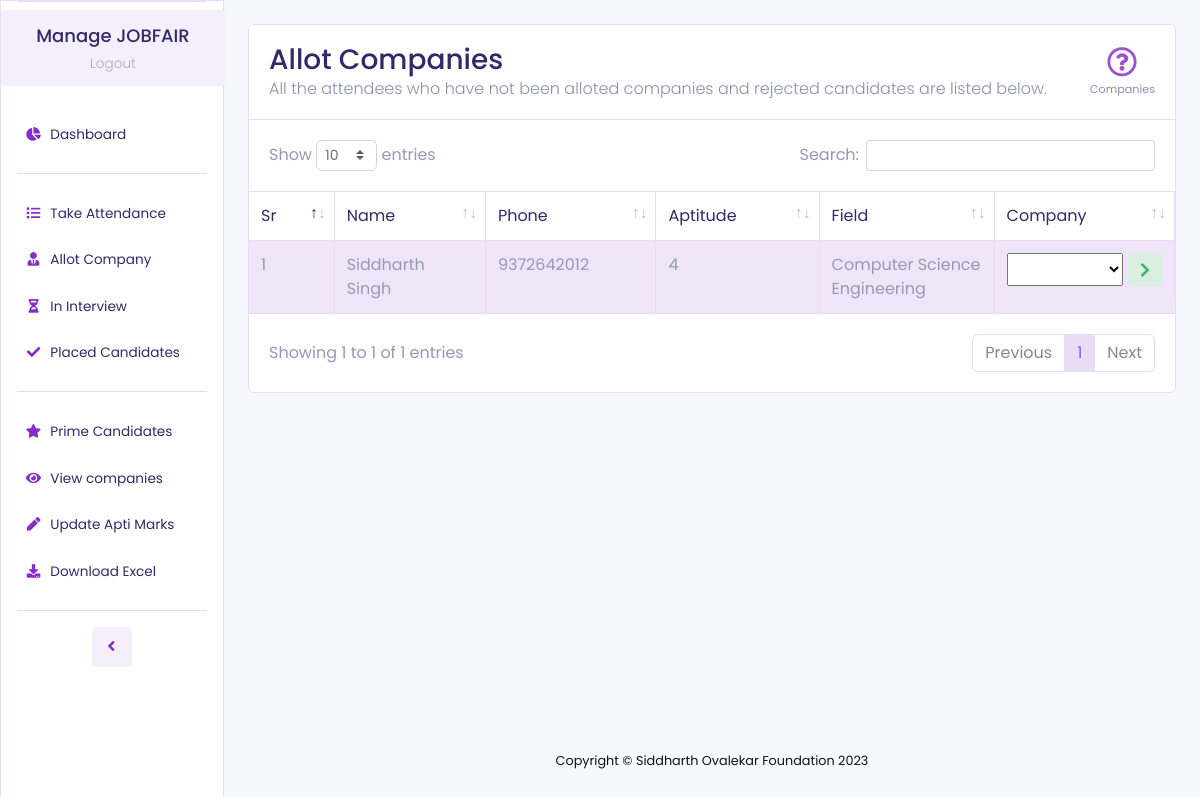
The page /admin/attendees.php (signed in) on the database its author committed.
### tables this page shows
CREATE TABLE `students` (
  `id` int(11) NOT NULL,
  `first_name` varchar(50) NOT NULL,
  `last_name` varchar(50) NOT NULL,
  `phone` varchar(50) NOT NULL,
  `email` varchar(500) NOT NULL,
  `college` varchar(250) NOT NULL,
  `category` varchar(100) NOT NULL,
  `field` varchar(300) NOT NULL,
  `tenth_marks` float NOT NULL,
  `twelfth_marks` float NOT NULL DEFAULT 0,
  `degree_marks` float NOT NULL DEFAULT 0,
  `year_of_passing` int(11) NOT NULL,
  `path` varchar(1000) NOT NULL,
  `dob` date NOT NULL,
  `attended` int(11) NOT NULL DEFAULT 0,
  `top` int(11) NOT NULL DEFAULT 0,
  `apti_marks` int(11) NOT NULL DEFAULT 0
);

### admin/attendees.php (the view, shortened to what this page needs)
<?php
include("../connect.php");
?>
<!DOCTYPE html>
<html lang="en">
<head>
    <link href="assets/vendor/fontawesome-free/css/all.min.css" rel="stylesheet" type="text/css">
    <link href="assets/vendor/datatables/dataTables.bootstrap4.min.css" rel="stylesheet">
    <link href="assets/css/sb-admin-2.min.css" rel="stylesheet">
    <link rel="stylesheet" href="https://cdnjs.cloudflare.com/ajax/libs/selectize.js/0.12.6/css/selectize.bootstrap3.min.css" />
</head>
<body id="page-top">
    <div id="wrapper">
        <?php include("./sidebar.php"); ?>
        <div id="content-wrapper" class="d-flex flex-column">
            <div id="content">
                <div class="container-fluid mt-md-4 slide-in-blurred-bottom">
                    <div class="card mb-4">
                        <div class="card-header py-3 d-flex" style="border-bottom:1.5px solid #eadbf6;align-items:center;justify-content:space-between ">
                            <div class="">
                                <h3 class="m-0 font-weight-medium" style="color:#302a68;">Allot Companies</h3>
                                <p class="m-0 font-weight-light" style="color:#8c90ae;">All the attendees who have not been alloted companies and rejected candidates are listed below.</p>
                            </div>
                            <div class="d-flex" style="flex-direction:column;align-items:center;">
                                <p style="color:#9A53D2;font-size:30px;margin:0;cursor:pointer;" data-toggle="modal" data-target="#exampleModalLong"><i class="far fa-question-circle rotate-center" style="animation-delay: 0.5s;"></i></p>
                                <p class="text-xs m-0" style="color:#8c90ae;translate:0 -5px;">Companies</p>
                            </div>
                        </div>
                        <div class="card-body p-0">
                            <div class="table-responsive">
                                <table class="table table-bordered" id="dataTable" width="100%" cellspacing="0">
                                    <thead>
                                        <tr>
                                            <th>Sr</th>
                                            <th>Name</th>
                                            <th>Phone</th>
                                            <th>Aptitude</th>
                                            <th>Field</th>
                                            <th>Company</th>
                                        </tr>
                                    </thead>
                                    <tbody>
                                        <?php
                                        $q = "select * from students where attended=1 and phone not in (select student_id from allotments) OR phone in (SELECT e.student_id from allotments e WHERE e.timestamp = (SELECT MAX(timestamp) FROM allotments WHERE student_id = e.student_id) and status='not placed');";
                                        $r = mysqli_query($conn, $q);
                                        $i = 1;
                                        while ($res = $r->fetch_assoc()) {
                                            $bgbg='#fff';
                                            $prime="404";
                                            if ($res["top"] == 0) {
                                                $bgbg = "#fff";
                                            } else {
                                                $bgbg = "#F0E5F8!important";
                                                $prime="prime";
                                            }
                                            $company_query = "select * from companies";
                                            $company_query_res = mysqli_query($conn, $company_query);
                                            $companylist = "";
                                            while ($company = $company_query_res->fetch_assoc()) {
                                                $companylist .= "<option value='" . $company['id'] . "'>" . $company['company_name'] . "</option>";
                                            }
                                            echo "<tr style='background-color:$bgbg'>
                                                    <td>" . $i . "</td>
                                                    <td>" . $res['first_name'] . " " . $res['last_name'] . "</td>
                                                    <td>" . $res['phone'] . "</td>
                                                    <td>" . $res['apti_marks'] . "</td>
                                                    <td>" . $res['field'] . "</td>
                                                    <td style='display:flex;gap:5px;'>
                                                    <select class='select-state-h' onchange='btneanbler(this," . $res['phone'] . ")' style='width:80%' placeholder='Company'>
                                                        <option value=''></option>
                                                        $companylist
                                                    </select>
                                                    <button id=" . $res['phone'] . " onclick='allot(this)' style='border:none;height: 33px;color: #39b16d;background-color:#d8efe2;border-radius:4px;padding:6px 12px;' disabled><i class='fas fa-chevron-right'></i></button>
                                                    </td>
                                                    <td style='display:none'>".$res['category']."</td>
                                                    <td style='display:none'>".$prime."</td>
                                                </tr>";
                                            $i++;
                                        }
                                        ?>
                                    </tbody>
                                </table>
                            </div>
                        </div>
                    </div>
                </div>
            </div>
            <footer class="sticky-footer">
                <div class="container my-auto">
                    <div class="copyright text-center my-auto">
                        <span>Copyright &copy; Siddharth Ovalekar Foundation 2023</span>
                    </div>
                </div>
            </footer>
        </div>
    </div>
</body>
</html>

### rows shown on the page
students: first_name "Siddharth", last_name "Singh", phone "9372642012", apti_marks "4", field "Computer Science Engineering"
